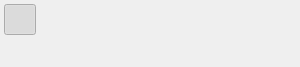
<?xml version="1.0" encoding="UTF-8"?>
<ui version="4.0">
 <class>ColorPicker</class>
 <widget class="QWidget" name="ColorPicker">
  <property name="geometry">
   <rect>
    <x>0</x>
    <y>0</y>
    <width>300</width>
    <height>67</height>
   </rect>
  </property>
  <property name="maximumSize">
   <size>
    <width>300</width>
    <height>16777215</height>
   </size>
  </property>
  <property name="windowTitle">
   <string>Form</string>
  </property>
  <layout class="QVBoxLayout" name="verticalLayout">
   <property name="spacing">
    <number>4</number>
   </property>
   <property name="leftMargin">
    <number>0</number>
   </property>
   <property name="topMargin">
    <number>0</number>
   </property>
   <property name="rightMargin">
    <number>0</number>
   </property>
   <property name="bottomMargin">
    <number>0</number>
   </property>
   <item>
    <layout class="QHBoxLayout" name="layoutButtons">
     <property name="spacing">
      <number>4</number>
     </property>
     <property name="leftMargin">
      <number>4</number>
     </property>
     <property name="topMargin">
      <number>4</number>
     </property>
     <property name="rightMargin">
      <number>4</number>
     </property>
     <property name="bottomMargin">
      <number>4</number>
     </property>
     <item>
      <widget class="QToolButton" name="buttonSolid">
       <property name="text">
        <string/>
       </property>
       <property name="iconSize">
        <size>
         <width>24</width>
         <height>24</height>
        </size>
       </property>
       <property name="checkable">
        <bool>true</bool>
       </property>
       <property name="checked">
        <bool>true</bool>
       </property>
       <property name="autoRaise">
        <bool>true</bool>
       </property>
      </widget>
     </item>
     <item>
      <widget class="QToolButton" name="buttonGradient">
       <property name="text">
        <string/>
       </property>
       <property name="iconSize">
        <size>
         <width>24</width>
         <height>24</height>
        </size>
       </property>
       <property name="checkable">
        <bool>true</bool>
       </property>
       <property name="autoRaise">
        <bool>true</bool>
       </property>
      </widget>
     </item>
     <item>
      <spacer name="horizontalSpacer">
       <property name="orientation">
        <enum>Qt::Horizontal</enum>
       </property>
       <property name="sizeHint" stdset="0">
        <size>
         <width>0</width>
         <height>0</height>
        </size>
       </property>
      </spacer>
     </item>
    </layout>
   </item>
   <item>
    <widget class="ColorPickerColor" name="colorEdit" native="true"/>
   </item>
   <item>
    <widget class="ColorPickerGradient" name="gradientEdit" native="true"/>
   </item>
  </layout>
 </widget>
 <customwidgets>
  <customwidget>
   <class>ColorPickerColor</class>
   <extends>QWidget</extends>
   <header>colorpicker_color.h</header>
   <container>1</container>
  </customwidget>
  <customwidget>
   <class>ColorPickerGradient</class>
   <extends>QWidget</extends>
   <header>colorpicker_gradient.h</header>
   <container>1</container>
  </customwidget>
 </customwidgets>
 <resources/>
 <connections/>
</ui>
